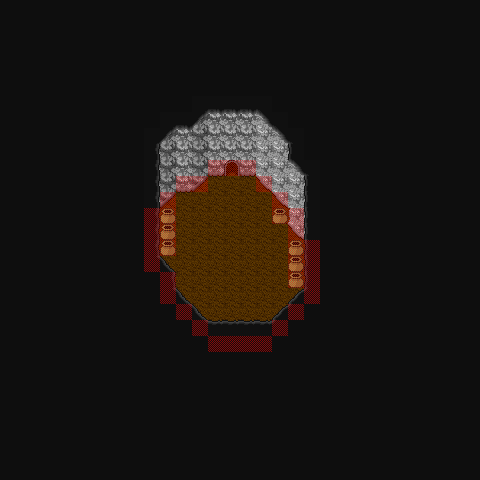

A 2D game scene composited from a Tiled map and its tileset images. What follows is a short description and the map's XML, with each tile layer's data collapsed to a summary:
An orthogonal 30x30 tile map with 16x16 px tiles, 5 tile layers (map, bmap, fmap, shadows, ...), 4 tilesets and 4 objects (2x zone, 2x marker).

<map version="1.10" tiledversion="1.10.2" orientation="orthogonal" renderorder="right-down" width="30" height="30" tilewidth="16" tileheight="16" infinite="0" backgroundcolor="#0e0e0e" nextlayerid="10" nextobjectid="5">
 <properties>
  <property name="can_save" value="0" />
  <property name="can_warp" value="0" />
  <property name="map_mode" value="0" />
  <property name="map_no" value="8" />
  <property name="pdiv" value="1" />
  <property name="pmult" value="1" />
  <property name="song_file" value="dag_4.xm" />
  <property name="stx" value="14" />
  <property name="sty" value="15" />
  <property name="tileset" value="3" />
  <property name="use_sstone" value="0" />
  <property name="warpx" value="14" />
  <property name="warpy" value="15" />
  <property name="zero_zone" value="0" />
 </properties>
 <tileset firstgid="1" source="cave.tsx" />
 <tileset firstgid="501" source="entities.tsx" />
 <tileset firstgid="1473" source="misc.tsx" />
 <tileset firstgid="1773" source="obstacles.tsx" />
 <layer id="1" name="map" width="30" height="30">
  <data>[900 cells, 144 non-empty, 22 distinct tile ids]</data>
 </layer>
 <layer id="2" name="bmap" width="30" height="30">
  <data>[900 cells, 7 non-empty, 1 distinct tile ids]</data>
 </layer>
 <objectgroup color="#ff00ff" id="3" name="entities" />
 <layer id="4" name="fmap" width="30" height="30">
  <data>[900 cells, 10 non-empty, 4 distinct tile ids]</data>
 </layer>
 <layer id="5" name="shadows" width="30" height="30" opacity="0.5">
  <data>[900 cells, 0 non-empty, 0 distinct tile ids]</data>
 </layer>
 <layer id="6" name="obstacles" width="30" height="30" opacity="0.5">
  <data>[900 cells, 35 non-empty, 1 distinct tile ids]</data>
 </layer>
 <objectgroup color="#008000" id="7" name="zones">
  <object id="1" name="1" type="zone" x="224" y="160" width="16" height="16" />
  <object id="2" name="2" type="zone" x="288" y="256" width="16" height="16" />
 </objectgroup>
 <objectgroup color="#ffff00" id="8" name="markers">
  <object id="3" name="entrance" type="marker" x="224" y="240" width="16" height="16" />
  <object id="4" name="exit" type="marker" x="240" y="288" width="16" height="16" />
 </objectgroup>
 <objectgroup color="#0000ff" id="9" name="bounds" visible="0" />
</map>
